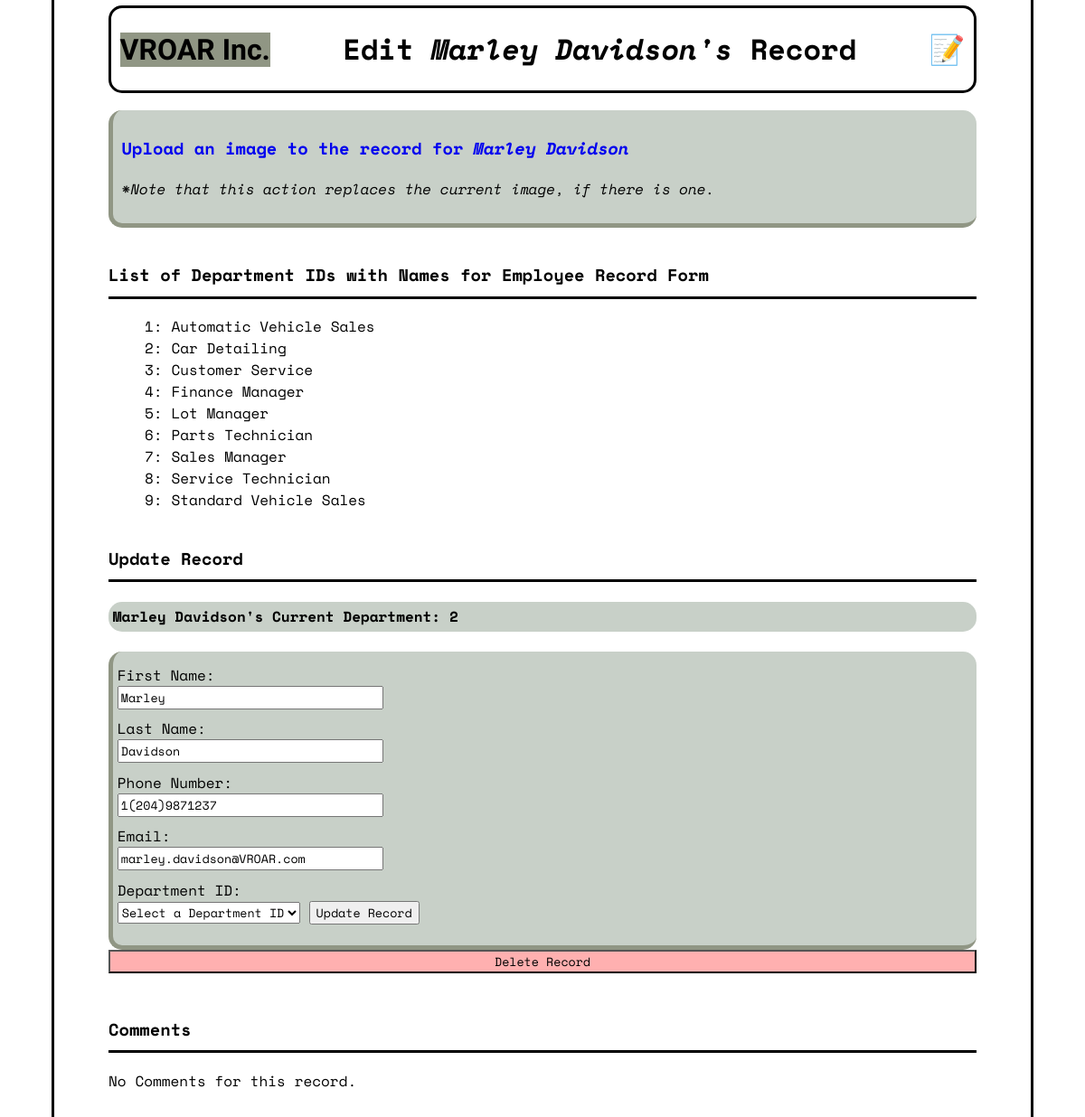
/edit.php?emp_id=2, run on the app's committed database.
### tables this page shows
CREATE TABLE IF NOT EXISTS `employees` (
  `emp_id` int(3) NOT NULL AUTO_INCREMENT,
  `first_name` varchar(20) NOT NULL,
  `last_name` varchar(25) NOT NULL,
  `tel_number` varchar(14) NOT NULL,
  `email` varchar(35) NOT NULL,
  `department_id` int(2) NOT NULL,
  `image_file` varchar(35) DEFAULT NULL,
  `created` timestamp NOT NULL DEFAULT current_timestamp(),
  `updated` timestamp NOT NULL DEFAULT current_timestamp() ON UPDATE current_timestamp(),
  PRIMARY KEY (`emp_id`),
  KEY `department_id` (`department_id`),
  KEY `department_id_2` (`department_id`)
);

CREATE TABLE IF NOT EXISTS `departments` (
  `department_id` int(2) NOT NULL AUTO_INCREMENT,
  `image_file` varchar(35) DEFAULT NULL,
  `department_name` varchar(35) NOT NULL,
  `tel_number` varchar(14) NOT NULL,
  `email` varchar(35) NOT NULL,
  `created` timestamp NOT NULL DEFAULT current_timestamp(),
  `updated` timestamp NOT NULL DEFAULT current_timestamp() ON UPDATE current_timestamp(),
  PRIMARY KEY (`department_id`)
);

CREATE TABLE IF NOT EXISTS `emp_comments` (
  `comm_id` int(11) NOT NULL AUTO_INCREMENT,
  `emp_id` int(3) NOT NULL,
  `user` varchar(25) NOT NULL DEFAULT 'anonymous',
  `comment` longtext NOT NULL,
  `created` timestamp NOT NULL DEFAULT current_timestamp(),
  PRIMARY KEY (`comm_id`),
  KEY `emp_id` (`emp_id`)
);

### edit.php (the view, shortened to what this page needs)
<?php
    require('connect.php');
    $initial_query = "SELECT * FROM departments";
    $initial_statement = $db->prepare($initial_query);
    $initial_statement->execute();
    $emp_commments_query = "SELECT * from emp_comments ORDER BY created DESC";
    $emp_comment_statement = $db->prepare($emp_commments_query);
    $emp_comment_statement->execute();
    if($_POST && isset($_GET['emp_id']) && !empty($_POST['first_name']) && !empty($_POST['last_name']) && preg_match('^(?:\+?1[-.●]?)?\(?([0-9]{3})\)?[-.●]?([0-9]{3})[-.●]?([0-9]{4})$^', $_POST['tel_number']) && preg_match('/\A[a-zA-Z0-9+_.-]+@VROAR.com/', $_POST['email']) && $_POST['department_id'] != "Select a Department ID"){
        $emp_id = filter_input(INPUT_GET, 'emp_id', FILTER_SANITIZE_NUMBER_INT);
        $first_name = filter_input(INPUT_POST, 'first_name', FILTER_SANITIZE_STRING);
        $last_name = filter_input(INPUT_POST, 'last_name', FILTER_SANITIZE_STRING);
        $tel_number = filter_input(INPUT_POST, 'tel_number', FILTER_SANITIZE_STRING);
        $email = filter_input(INPUT_POST, 'email', FILTER_SANITIZE_EMAIL);
        $department_id = filter_input(INPUT_POST, 'department_id', FILTER_VALIDATE_INT);
        $query = "UPDATE employees SET first_name = :first_name, last_name = :last_name, tel_number = :tel_number, email = :email, department_id = :department_id WHERE emp_id = :emp_id LIMIT 1";
        $statement = $db->prepare($query);
        $statement->bindValue(':first_name', $first_name, PDO::PARAM_STR);
        $statement->bindValue(':last_name', $last_name, PDO::PARAM_STR);
        $statement->bindValue(':tel_number', $tel_number, PDO::PARAM_STR);
        $statement->bindValue(':email', $email, PDO::PARAM_STR);
        $statement->bindValue(':department_id', $department_id, PDO::PARAM_INT);
        $statement->bindValue(':emp_id', $emp_id, PDO::PARAM_INT);
        $statement->execute();
        header("Location: details.php?emp_id={$_GET['emp_id']}");
    } elseif(isset($_GET['emp_id'])){
        $emp_id = filter_input(INPUT_GET, 'emp_id', FILTER_SANITIZE_NUMBER_INT);
        $query = "SELECT * FROM employees WHERE emp_id = :emp_id LIMIT 1";
        $statement = $db->prepare($query);
        $statement->bindValue('emp_id', $emp_id, PDO::PARAM_INT);
        $statement->execute();
        $employee = $statement->fetch();
    }
?>
<!DOCTYPE html>
<html lang="en">
<head>
    <link rel="stylesheet" type="text/css" href="edit.css" />
</head>
<body>
    <header>
        <h1><a href="index.php">VROAR Inc.</a></h1>
        <h1 id="middle">Edit <i><?php echo isset($_GET['emp_id']) ? $employee['first_name'] . ' ' . $employee['last_name'] . "'s" : $department['department_name'] ?></i> Record</h1>
        <h1><a href="login.php" title="Admin Access">📝</a></h1>
    </header>
    <div>
        <h3><a href="upload.php?<?php echo isset($_GET['emp_id']) ? "emp_id=".$_GET['emp_id'] : "department_id=".$_GET['department_id'] ?>">Upload an image to the record for <i><?php echo isset($_GET['emp_id']) ? $employee['first_name']." ".$employee['last_name'] : $department['department_name'] ?></i></a></h3>
        <p><i>*Note that this action replaces the current image, if there is one.</i></p>
    </div>
    <?php if(isset($_GET['emp_id'])): ?>
        <h3>List of Department IDs with Names for Employee Record Form</h3>
        <ul>
            <?php while($row = $initial_statement->fetch()): ?>
                <li><?= $row['department_id'] ?>: <?= $row['department_name'] ?></li>
            <?php endwhile ?>
        </ul>
        <h3>Update Record</h3>
        <h4 id="current"><?= $employee['first_name']?> <?= $employee['last_name'] ?>'s Current Department: <?= $employee['department_id']?></h4>
    <?php endif ?>
    <?php if(!isset($_GET['emp_id']) && !isset($_GET['department_id'])): ?>
        <p>No record selected.</p>
    <?php else: ?>
        <?php if(isset($_GET['emp_id'])): ?>
            <form method="post" action="edit.php?emp_id=<?= $_GET['emp_id'] ?>">
                <label for="first_name">First Name: </label>
                <input id="first_name" name="first_name" value="<?= $employee['first_name'] ?>" size=35>
                <label for="last_name">Last Name: </label>
                <input id="last_name" name="last_name" value="<?= $employee['last_name'] ?>" size=35>
                <label for="tel_number">Phone Number: </label>
                <input type="tel" id="tel_number" name="tel_number" value="<?= $employee['tel_number'] ?>" size=35>
                <label for="email">Email: </label>
                <input type="email" id="email" name="email" value="<?= $employee['email'] ?>" size=35>
                <label for="department_id">Department ID: </label>
                <select id="department_id" name="department_id">
                    <option>Select a Department ID</option>
                </select>
                <input type="submit" class="submit" value="Update Record">
            </form>
            <form method="post" action="delete.php?emp_id=<?= $_GET['emp_id'] ?>" class="delete_record">
                <input type="submit" class="submit" value="Delete Record">
            </form>
            <h3>Comments</h3>
            <?php while($comments = $emp_comment_statement->fetch()): ?>
                <?php if($comments['emp_id'] == $_GET['emp_id']): ?>
                    <div class="comments">
                        <p><?= $comments['user'] ?></p>
                        <p><?= $comments['created'] ?></p>
                        <p><?= $comments['comment'] ?></p>
                        <form method="POST" action="details.php?emp_id=<?= $_GET['emp_id'] ?>&comm_id=<?= $comments['comm_id'] ?>">
                            <input type="submit" class="submit" name="delete_comment" value="Delete Comment">
                        </form>
                        <form method="POST" action="details.php?emp_id=<?= $_GET['emp_id'] ?>&comm_id=<?= $comments['comm_id'] ?>">
                            <input type="submit" class="submit" name="disemvowel_comment" value="Disemvowel Comment">
                        </form>
                    </div>
                <?php else: ?>
                    <p>No Comments for this record.</p>
                <?php endif ?>
            <?php endwhile ?>
        <?php endif ?>
    <?php endif ?>
</body>
</html>

### edit.css (style rules this page uses)
* { font-family: "Space Mono"; list-style: none; text-decoration: none; }
body { max-width: 80%; margin: 0% auto 3% auto; padding: 0.5% 5% 3% 5%; border-left: 3px solid #000; border-right: 3px solid #000; border-bottom: 3px solid #000; }
body header { display: flex; border: 3px solid #000; border-radius: 15px; padding: 0% 1% 0% 1%; align-items: center; }
body header h1:first-of-type { padding-right: 0%; }
body header #middle { margin: auto; }
body header a { color: #000; }
body header h1:first-of-type a { font-family: "Rubik Moonrocks"; background-color: #909684; color: #000; }
body > h3 { border-bottom: 3px solid #000; padding-bottom: 1%; }
body ul { margin-bottom: 4%; }
body #current { background-color: #c8d0c8; border-radius: 15px; padding: 0.5%; }
body div:not(#employees) { background-color: #c8d0c8; border-radius: 15px; }
body div:first-of-type { padding: 1%; margin: 2% 0% 2% 0%; border-bottom: 5px solid #909684; border-left: 5px solid #909684; margin-bottom: 4%; }
body > form:first-of-type { background-color: #c8d0c8; border-bottom: 5px solid #909684; border-left: 5px solid #909684; border-radius: 15px; padding: 0.5%; }
body form:first-of-type label { display: block; padding-top: 1%; }
body form:first-of-type input:last-of-type { margin-bottom: 2%; }
body .delete_record input { width: 100%; background-color: #ffb0b0; margin-bottom: 3%; }

### data on the page
employees: first_name "Marley", last_name "Davidson", department "2", tel_number "1(204)9871237", email "marley.davidson@VROAR.com"
departments: department_id "1", department_name "Automatic Vehicle Sales"
departments: department_id "2", department_name "Car Detailing"
departments: department_id "3", department_name "Customer Service"
departments: department_id "4", department_name "Finance Manager"
departments: department_id "5", department_name "Lot Manager"
departments: department_id "6", department_name "Parts Technician"
departments: department_id "7", department_name "Sales Manager"
departments: department_id "8", department_name "Service Technician"
departments: department_id "9", department_name "Standard Vehicle Sales"
emp_comments: shows "No Comments for this record."
